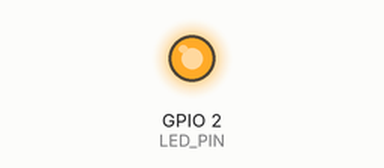
Recording of a sketch running on a simulated ESP32. Shown: output pins drawn as LEDs (lit = HIGH).

Above: at 0.1 s.
At 36.6 s:
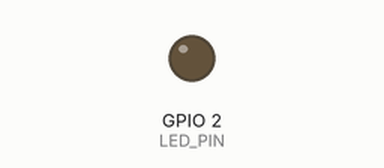
Timing chart, 0 to 40.0 s (numbered marks = the images above):
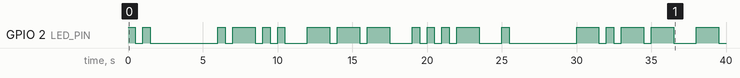

Measured:
- by itself, GPIO 2 (LED_PIN): LOW → HIGH at 0.00 s, → LOW 0.50 s later, → HIGH 0.50 s later, → LOW 0.50 s later, … (38 changes in this stretch)

The sketch:

LED-morse-code.ino
```cpp
// ESP32 Morse‑Code Blink Sketch
// Message: "I LOVE YOU JAIME ALWAYS AND FOREVER"

const int LED_PIN    = 2;       // onboard LED on most ESP32 boards
const int UNIT_TIME  = 500;     // one unit = 500 ms

// Morse code lookup: A–Z, 0–9
const char* letters   = "ABCDEFGHIJKLMNOPQRSTUVWXYZ0123456789";
const char* morseCode[] = {
  ".-",   "-...", "-.-.", "-..",  ".",    "..-.", "--.",  "....", // A–H
  "..",   ".---", "-.-",  ".-..", "--",   "-.",   "---",  ".--.", // I–P
  "--.-", ".-.",  "...",  "-",    "..-",  "...-", ".--",  "-..-", // Q–X
  "-.--", "--..",                                           // Y–Z
  "-----", ".----","..---","...--","....-",".....","-....","--...","---..","----." // 0–9
};

const char* message = "I LOVE YOU JAIME ALWAYS AND FOREVER";

void dot() {
  digitalWrite(LED_PIN, HIGH);
  delay(UNIT_TIME);
  digitalWrite(LED_PIN, LOW);
  delay(UNIT_TIME);  // intra‑element gap
}

void dash() {
  digitalWrite(LED_PIN, HIGH);
  delay(3 * UNIT_TIME);
  digitalWrite(LED_PIN, LOW);
  delay(UNIT_TIME);  // intra‑element gap
}

// Send one character in Morse (letter or digit)
void sendMorseChar(char c) {
  if (c == ' ') {
    // inter‑word gap: we've already just done an intra‑element gap,
    // so add 6 more units to total 7 units
    delay(6 * UNIT_TIME);
    return;
  }
  // find index in lookup
  c = toupper(c);
  const char* code = "";
  for (int i = 0; i < (int)strlen(letters); i++) {
    if (letters[i] == c) {
      code = morseCode[i];
      break;
    }
  }
  // blink each symbol
  for (int i = 0; code[i] != '\0'; i++) {
    if (code[i] == '.')      dot();
    else if (code[i] == '-') dash();
    // after each dot/dash we already delay 1 unit
  }
  // inter‑letter gap: we've already done 1 unit after last symbol,
  // so add 2 more units to total 3 units
  delay(2 * UNIT_TIME);
}

void setup() {
  pinMode(LED_PIN, OUTPUT);
}

void loop() {
  // send the whole message once
  for (int i = 0; message[i] != '\0'; i++) {
    sendMorseChar(message[i]);
  }
  // pause before repeating (word‑gap already applied if last char was space;
  // otherwise add full word gap)
  delay(7 * UNIT_TIME);
}
```
